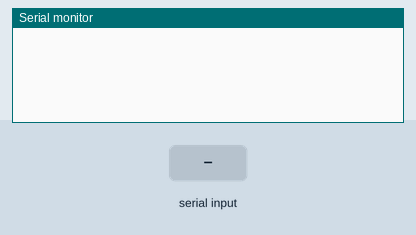
The sketch below on a simulated ESP32. Parts: the last lines printed to the serial monitor. The test bench sets the inputs (shaded band).

Above: at 1.2 s.
1.3 s: "$" received over Serial
At 2.5 s:
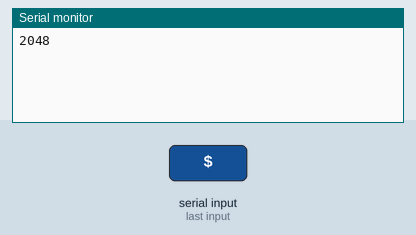
2.8 s: "%" received over Serial
At 4.0 s:
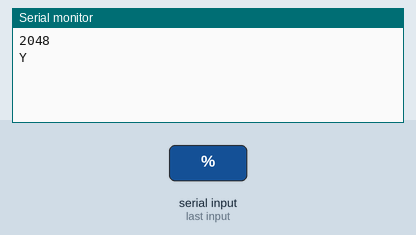

The sketch:

read-rope-ADC.ino
```cpp
//Arduino Code for reading ADC from read rope
//for esp32

/*

  For the current prototype, 3 bend section.
  VCC - 56k -|- 10k - 24k - 56k - GND
            Out
 0 = no bend, 1 = bend

 Arduino Uno has 10-bit ADC taking in values from 0V - 5V, 4.9mV per unit
 https://www.arduino.cc/reference/en/language/functions/analog-io/analogread/

 Pins Used:
 5V, GND, A0

 Set Serial Monitor to 9600 baud rate.

 Combination | Bends  |  Expected Output Voltage  |  ADC value

 0              000              1.978                  403
 1              001              2.041                  416
 2              010              2.194                  447
 3              011              2.248                  458
 4              100              2.484                  506
 5              101              2.527                  515
 6              110              2.635                  537
 7              111              2.673                  545

 */

//GPIO pin declarations
#define ANALOG_PIN_0 36 //pin VP in ESP32 Devkit C V4

void setup()
{
  // put your setup code here, to run once


  // initialize serial communication at 9600 baud rate
  Serial.begin(9600);

}

void loop()
{
  // put your main code here, to run repeatedly:

  //read serial input to determine which state to run
  ReadSerialForStateInput();

  delay(100);
}

void ReadSerialForStateInput()
{

  if (Serial.available() > 0)
  {
    char incomingCharacter = Serial.read();

    switch (incomingCharacter)
    {

      // send ADC value to serial
      case '$':
      {
        SendADCValueToSerial();
        break;
      }
      //send character Y to serial
      case '%':
      {
        Serial.println("Y");
        break;
      }
    }
  }


}

void SendADCValueToSerial()
{
	uint16_t ADC_value = analogRead(ANALOG_PIN_0);
	Serial.println(ADC_value);
}
```

Measured:
- after the input at 1.3 s, the serial monitor: prints a new line at once (image 1)
- after the input at 2.8 s, the serial monitor: prints a new line at once (image 2)
